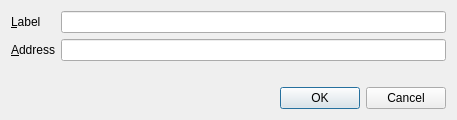
<?xml version="1.0" encoding="UTF-8"?>
<ui version="4.0">
 <class>EditAddressDialog</class>
 <widget class="QDialog" name="EditAddressDialog">
  <property name="geometry">
   <rect>
    <x>0</x>
    <y>0</y>
    <width>457</width>
    <height>120</height>
   </rect>
  </property>
  <property name="windowTitle">
   <string>Edit Address</string>
  </property>
  <layout class="QVBoxLayout" name="verticalLayout">
   <item>
    <layout class="QFormLayout" name="formLayout">
     <property name="fieldGrowthPolicy">
      <enum>QFormLayout::AllNonFixedFieldsGrow</enum>
     </property>
     <property name="verticalSpacing">
      <number>6</number>
     </property>
     <item row="0" column="0">
      <widget class="QLabel" name="label">
       <property name="text">
        <string>&amp;Label</string>
       </property>
       <property name="buddy">
        <cstring>labelEdit</cstring>
       </property>
      </widget>
     </item>
     <item row="0" column="1">
      <widget class="QLineEdit" name="labelEdit">
       <property name="toolTip">
        <string>The label associated with this address book entry</string>
       </property>
      </widget>
     </item>
     <item row="1" column="0">
      <widget class="QLabel" name="label_2">
       <property name="text">
        <string>&amp;Address</string>
       </property>
       <property name="buddy">
        <cstring>addressEdit</cstring>
       </property>
      </widget>
     </item>
     <item row="1" column="1">
      <widget class="QLineEdit" name="addressEdit">
       <property name="toolTip">
        <string>The address associated with this address book entry. This can only be modified for sending addresses.</string>
       </property>
      </widget>
     </item>
    </layout>
   </item>
   <item>
    <widget class="QDialogButtonBox" name="buttonBox">
     <property name="orientation">
      <enum>Qt::Horizontal</enum>
     </property>
     <property name="standardButtons">
      <set>QDialogButtonBox::Cancel|QDialogButtonBox::Ok</set>
     </property>
    </widget>
   </item>
  </layout>
 </widget>
 <resources/>
 <connections>
  <connection>
   <sender>buttonBox</sender>
   <signal>accepted()</signal>
   <receiver>EditAddressDialog</receiver>
   <slot>accept()</slot>
   <hints>
    <hint type="sourcelabel">
     <x>248</x>
     <y>254</y>
    </hint>
    <hint type="destinationlabel">
     <x>157</x>
     <y>274</y>
    </hint>
   </hints>
  </connection>
  <connection>
   <sender>buttonBox</sender>
   <signal>rejected()</signal>
   <receiver>EditAddressDialog</receiver>
   <slot>reject()</slot>
   <hints>
    <hint type="sourcelabel">
     <x>316</x>
     <y>260</y>
    </hint>
    <hint type="destinationlabel">
     <x>286</x>
     <y>274</y>
    </hint>
   </hints>
  </connection>
 </connections>
</ui>
